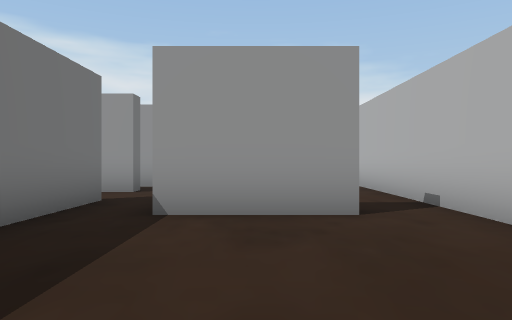
view 1 (above)

18 first-person views from a walk through a Unity game level. The camera is 1.3 m above the floor, looks level and sees 70° across. The floor is counted in squares, 2 m on a side. Each view is taken from the middle of a square. On the plan, view 1 faces up. The plan holds only what a view shows up to about 11 squares ahead; the rest is blank. The place goes on beyond the plan. The player is left out. Some surface patterns are stand-ins.

view 2
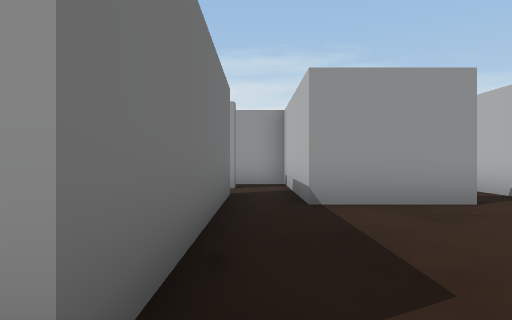

view 3
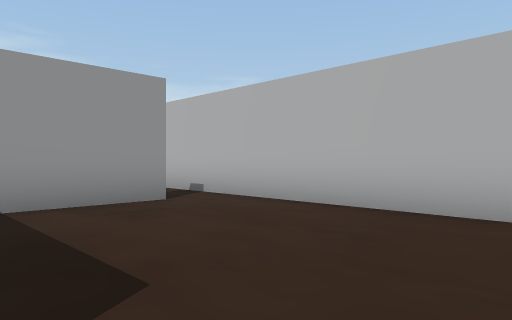

view 4
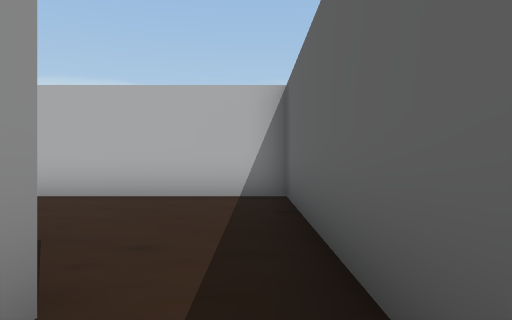

view 5
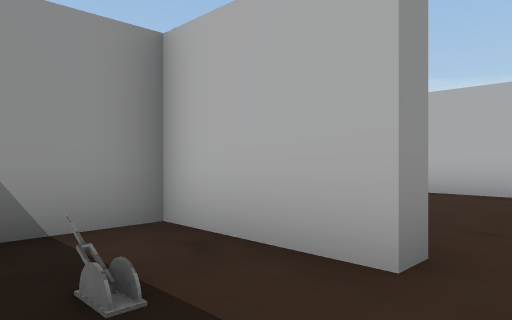

view 6
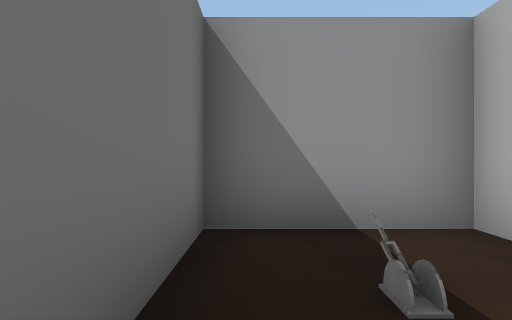

view 7
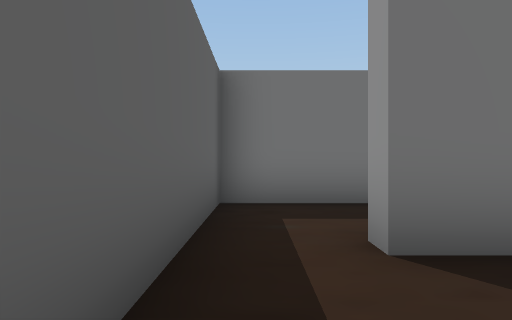

view 8
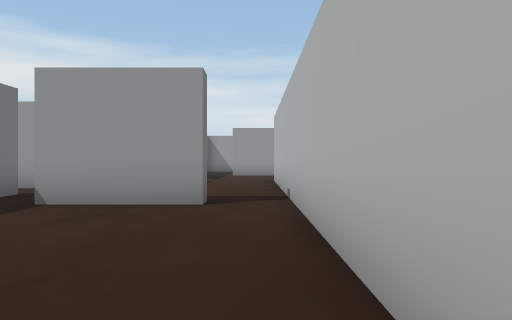

view 9
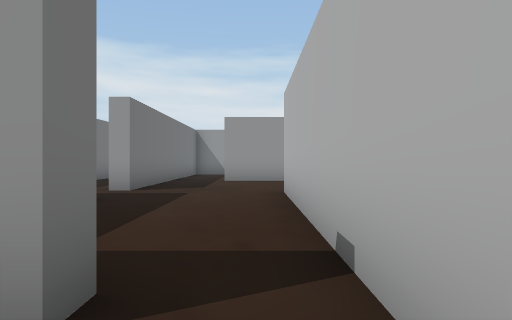

view 10
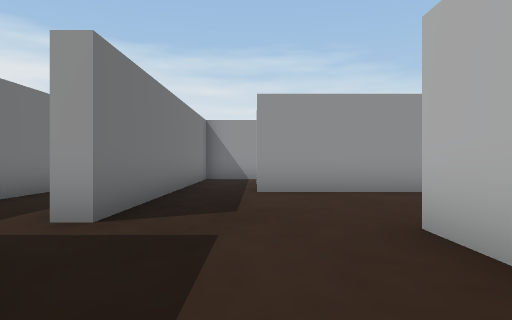

view 11
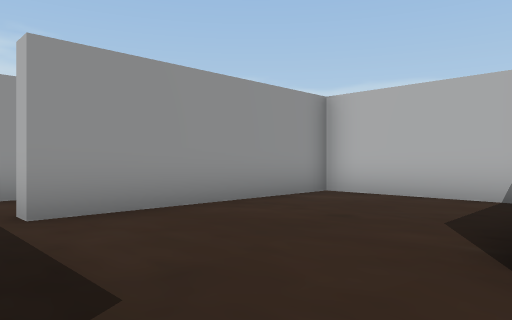

view 12
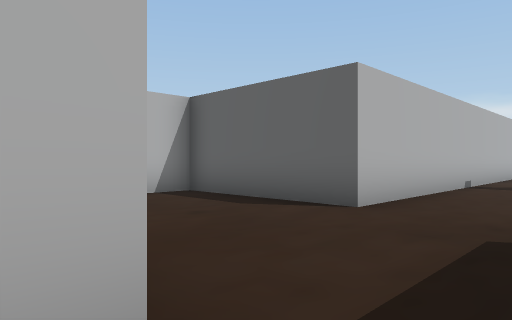

view 13
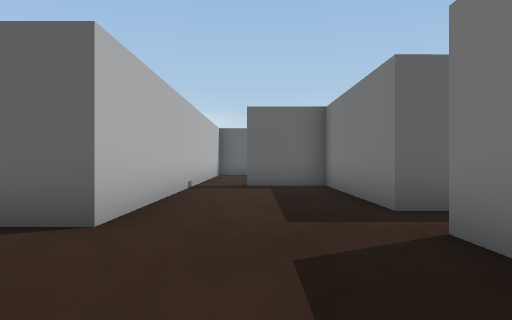

view 14
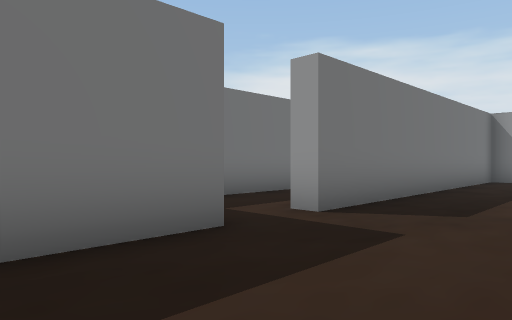

view 15
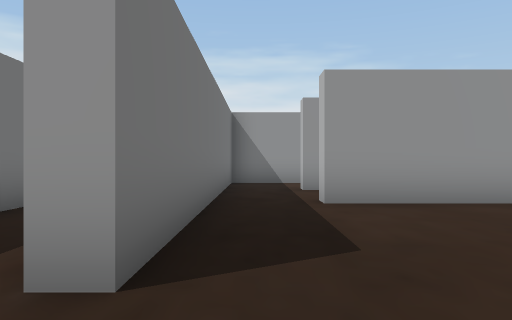

view 16
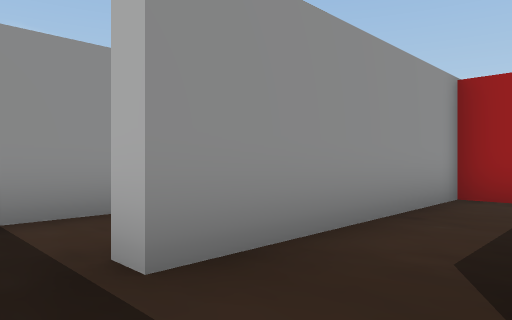

view 17
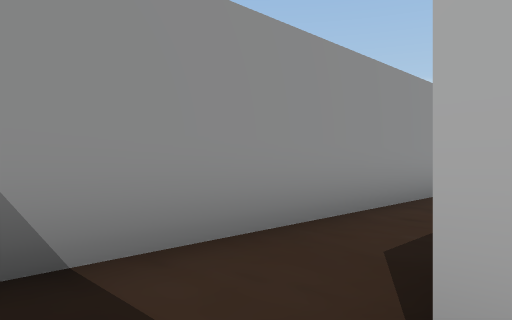

view 18
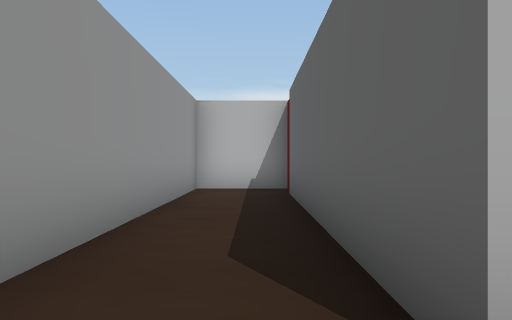

### Floor plan
Ten units are one square. View 1 is at (0, 0); x grows to the right and y downward. Boxes are objects, and circles mark ways between rooms. Rooms are numbered by the first view taken in them; rooms with no view inside come last. Other rooms are left out.
<svg viewBox="-60 -198 148 218">
<path fill="none" stroke="#000" d="M12 -48 12 -43 -12 -43 -12 -55M-25 -60 -25 1 -29 1M-35 15 26 15 26 -45M-29 1 -29 -24 -55 -24 -55 15 -35 15M-15 -93 -7 -93 -7 -48 12 -48M-7 -146 -7 -108 -12 -108M26 -45 26 -104 66 -104 66 -144 10 -144M10 -144 10 -150M-7 -166 -7 -146M66 -161 66 -169 10 -169M10 -169 10 -174 83 -174 83 -193 -7 -193 -7 -166M-25 -79 -25 -74 -35 -74M-12 -55 -12 -89 -29 -89"/>
<rect x="-45" y="-15" width="10" height="10" fill="#bbb"><title>lever</title></rect>
<circle cx="-30" cy="10" r="3" fill="#2a7"/>
<circle cx="20" cy="-50" r="3" fill="#2a7"/>
<circle cx="-20" cy="-50" r="3" fill="#2a7"/>
<circle cx="5" cy="-150" r="3" fill="#2a7"/>
<circle cx="5" cy="-170" r="3" fill="#2a7"/>
<text x="0" y="-20">1</text>
<text x="-50" y="-10">2</text>
<text x="20" y="-110">3</text>
<text x="20" y="-160">4</text>
<text x="40" y="-180">5</text>
<text x="-20" y="-70">6</text>
</svg>
Room 1 opens to room 2. Room 1 opens to room 3. Room 1 opens to room 6. Room 3 opens to room 4. Room 4 opens to room 5.

Where each view was taken, in squares from view 1:
view 1: 0 up, 0 right, facing up
view 2: 1 down, 2 left, facing up
view 3: 1 down, 2 left, facing up-right
view 4: 1 down, 4 left, facing right
view 5: 1 down, 5 left, facing up-right
view 6: 1 down, 5 left, facing up
view 7: 1 down, 0 right, facing left
view 8: 1 down, 2 right, facing up
view 9: 3 up, 2 right, facing up
view 10: 7 up, 1 right, facing up
view 11: 10 up, 0 right, facing up-right
view 12: 15 up, 0 right, facing down-right
view 13: 14 up, 1 right, facing down
view 14: 7 up, 2 right, facing up-left
view 15: 9 up, 0 right, facing up
view 16: 15 up, 0 right, facing up-right
view 17: 17 up, 0 right, facing up-right
view 18: 18 up, 0 right, facing right
